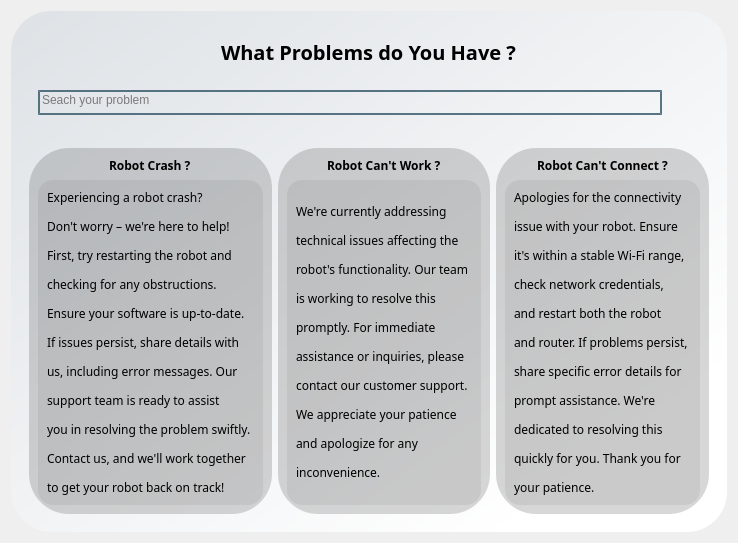
             <widget class="QWidget" name="helpdesk_page">
              <layout class="QHBoxLayout" name="horizontalLayout_45">
               <item>
                <widget class="QFrame" name="frame_72">
                 <property name="styleSheet">
                  <string notr="true">background-color: qlineargradient(spread:pad, x1:0, y1:0, x2:0.856, y2:0.835182, stop:0 #dee2e6, stop:1 #ffffff);
border-radius:40px;</string>
                 </property>
                 <property name="frameShape">
                  <enum>QFrame::StyledPanel</enum>
                 </property>
                 <property name="frameShadow">
                  <enum>QFrame::Raised</enum>
                 </property>
                 <layout class="QVBoxLayout" name="verticalLayout_37">
                  <item>
                   <widget class="QFrame" name="frame_73">
                    <property name="sizePolicy">
                     <sizepolicy hsizetype="Expanding" vsizetype="Expanding">
                      <horstretch>0</horstretch>
                      <verstretch>0</verstretch>
                     </sizepolicy>
                    </property>
                    <property name="styleSheet">
                     <string notr="true">background-color:rgba(0,0,0,0);</string>
                    </property>
                    <property name="frameShape">
                     <enum>QFrame::StyledPanel</enum>
                    </property>
                    <property name="frameShadow">
                     <enum>QFrame::Raised</enum>
                    </property>
                    <property name="lineWidth">
                     <number>1</number>
                    </property>
                    <layout class="QVBoxLayout" name="verticalLayout_38">
                     <item>
                      <widget class="QFrame" name="frame_75">
                       <property name="frameShape">
                        <enum>QFrame::StyledPanel</enum>
                       </property>
                       <property name="frameShadow">
                        <enum>QFrame::Raised</enum>
                       </property>
                       <layout class="QHBoxLayout" name="horizontalLayout_47">
                        <item alignment="Qt::AlignHCenter|Qt::AlignBottom">
                         <widget class="QLabel" name="label_27">
                          <property name="font">
                           <font>
                            <family>BankGothic Md BT</family>
                            <pointsize>15</pointsize>
                            <weight>75</weight>
                            <bold>true</bold>
                           </font>
                          </property>
                          <property name="text">
                           <string>What Problems do You Have ?</string>
                          </property>
                         </widget>
                        </item>
                       </layout>
                      </widget>
                     </item>
                     <item alignment="Qt::AlignTop">
                      <widget class="QFrame" name="frame_76">
                       <property name="frameShape">
                        <enum>QFrame::StyledPanel</enum>
                       </property>
                       <property name="frameShadow">
                        <enum>QFrame::Raised</enum>
                       </property>
                       <layout class="QHBoxLayout" name="horizontalLayout_46">
                        <item>
                         <widget class="QLineEdit" name="lineEdit">
                          <property name="styleSheet">
                           <string notr="true">QLineEdit#lineEdit{
	background-color:rgba(0,0,0,0);
	border: none;
	border: 2px solid rgba(46,82,101,200);
	color:rgba(0,0,0,240);
	border-radius:13px;
	padding-bottom:5px;
}</string>
                          </property>
                          <property name="placeholderText">
                           <string>Seach your problem</string>
                          </property>
                         </widget>
                        </item>
                        <item>
                         <widget class="QPushButton" name="pushButton_20">
                          <property name="styleSheet">
                           <string notr="true">#pushButton_20:hover{
background-color:rgba(0,0,0,20);
border-radius:10px;
}</string>
                          </property>
                          <property name="text">
                           <string/>
                          </property>
                          <property name="icon">
                           <iconset resource="res.qrc">
                            <normaloff>:/icon/Icon/search-alt-2-svgrepo-com.svg</normaloff>:/icon/Icon/search-alt-2-svgrepo-com.svg</iconset>
                          </property>
                         </widget>
                        </item>
                       </layout>
                      </widget>
                     </item>
                    </layout>
                   </widget>
                  </item>
                  <item>
                   <widget class="QFrame" name="frame_74">
                    <property name="sizePolicy">
                     <sizepolicy hsizetype="Expanding" vsizetype="Expanding">
                      <horstretch>0</horstretch>
                      <verstretch>0</verstretch>
                     </sizepolicy>
                    </property>
                    <property name="styleSheet">
                     <string notr="true">background-color:rgba(0,0,0,0);</string>
                    </property>
                    <property name="frameShape">
                     <enum>QFrame::StyledPanel</enum>
                    </property>
                    <property name="frameShadow">
                     <enum>QFrame::Raised</enum>
                    </property>
                    <layout class="QHBoxLayout" name="horizontalLayout_48">
                     <item>
                      <widget class="QFrame" name="frame_77">
                       <property name="styleSheet">
                        <string notr="true">#frame_77{
background-color:rgba(0,0,0,40);
}</string>
                       </property>
                       <property name="frameShape">
                        <enum>QFrame::StyledPanel</enum>
                       </property>
                       <property name="frameShadow">
                        <enum>QFrame::Raised</enum>
                       </property>
                       <layout class="QVBoxLayout" name="verticalLayout_39">
                        <item alignment="Qt::AlignHCenter">
                         <widget class="QLabel" name="label_28">
                          <property name="sizePolicy">
                           <sizepolicy hsizetype="Expanding" vsizetype="Preferred">
                            <horstretch>0</horstretch>
                            <verstretch>0</verstretch>
                           </sizepolicy>
                          </property>
                          <property name="font">
                           <font>
                            <family>BankGothic Md BT</family>
                            <pointsize>9</pointsize>
                            <weight>75</weight>
                            <bold>true</bold>
                           </font>
                          </property>
                          <property name="text">
                           <string>Robot Crash ?</string>
                          </property>
                         </widget>
                        </item>
                        <item>
                         <widget class="QFrame" name="frame_80">
                          <property name="sizePolicy">
                           <sizepolicy hsizetype="Preferred" vsizetype="Expanding">
                            <horstretch>0</horstretch>
                            <verstretch>0</verstretch>
                           </sizepolicy>
                          </property>
                          <property name="styleSheet">
                           <string notr="true">#frame_80{
background-color:rgba(0,0,0,15);
border-radius:15px;
}</string>
                          </property>
                          <property name="frameShape">
                           <enum>QFrame::StyledPanel</enum>
                          </property>
                          <property name="frameShadow">
                           <enum>QFrame::Raised</enum>
                          </property>
                          <layout class="QVBoxLayout" name="verticalLayout_42">
                           <item>
                            <widget class="QLabel" name="label_31">
                             <property name="font">
                              <font>
                               <family>Bahnschrift</family>
                              </font>
                             </property>
                             <property name="layoutDirection">
                              <enum>Qt::LeftToRight</enum>
                             </property>
                             <property name="text">
                              <string>&lt;html&gt;&lt;head/&gt;&lt;body&gt;&lt;p align=&quot;justify&quot;&gt;Experiencing a robot crash? &lt;/p&gt;&lt;p align=&quot;justify&quot;&gt;Don't worry – we're here to help! &lt;/p&gt;&lt;p align=&quot;justify&quot;&gt;First, try restarting the robot and &lt;/p&gt;&lt;p align=&quot;justify&quot;&gt;checking for any obstructions. &lt;/p&gt;&lt;p align=&quot;justify&quot;&gt;Ensure your software is up-to-date. &lt;/p&gt;&lt;p align=&quot;justify&quot;&gt;If issues persist, share details with &lt;/p&gt;&lt;p align=&quot;justify&quot;&gt;us, including error messages. Our &lt;/p&gt;&lt;p align=&quot;justify&quot;&gt;support team is ready to assist &lt;/p&gt;&lt;p align=&quot;justify&quot;&gt;you in resolving the problem swiftly. &lt;/p&gt;&lt;p align=&quot;justify&quot;&gt;Contact us, and we'll work together &lt;/p&gt;&lt;p align=&quot;justify&quot;&gt;to get your robot back on track!&lt;/p&gt;&lt;/body&gt;&lt;/html&gt;</string>
                             </property>
                             <property name="alignment">
                              <set>Qt::AlignJustify|Qt::AlignVCenter</set>
                             </property>
                             <property name="wordWrap">
                              <bool>false</bool>
                             </property>
                            </widget>
                           </item>
                          </layout>
                         </widget>
                        </item>
                       </layout>
                      </widget>
                     </item>
                     <item>
                      <widget class="QFrame" name="frame_78">
                       <property name="styleSheet">
                        <string notr="true">#frame_78{
background-color:rgba(0,0,0,40);
}</string>
                       </property>
                       <property name="frameShape">
                        <enum>QFrame::StyledPanel</enum>
                       </property>
                       <property name="frameShadow">
                        <enum>QFrame::Raised</enum>
                       </property>
                       <layout class="QVBoxLayout" name="verticalLayout_40">
                        <item alignment="Qt::AlignHCenter">
                         <widget class="QLabel" name="label_29">
                          <property name="font">
                           <font>
                            <family>BankGothic Md BT</family>
                            <pointsize>9</pointsize>
                            <weight>75</weight>
                            <bold>true</bold>
                           </font>
                          </property>
                          <property name="text">
                           <string>Robot Can't Work ?</string>
                          </property>
                         </widget>
                        </item>
                        <item>
                         <widget class="QFrame" name="frame_81">
                          <property name="sizePolicy">
                           <sizepolicy hsizetype="Preferred" vsizetype="Expanding">
                            <horstretch>0</horstretch>
                            <verstretch>0</verstretch>
                           </sizepolicy>
                          </property>
                          <property name="styleSheet">
                           <string notr="true">#frame_81{
background-color:rgba(0,0,0,15);
border-radius:15px;
}</string>
                          </property>
                          <property name="frameShape">
                           <enum>QFrame::StyledPanel</enum>
                          </property>
                          <property name="frameShadow">
                           <enum>QFrame::Raised</enum>
                          </property>
                          <layout class="QVBoxLayout" name="verticalLayout_43">
                           <item>
                            <widget class="QLabel" name="label_32">
                             <property name="font">
                              <font>
                               <family>Bahnschrift</family>
                              </font>
                             </property>
                             <property name="text">
                              <string>&lt;html&gt;&lt;head/&gt;&lt;body&gt;&lt;p&gt;We're currently addressing &lt;/p&gt;&lt;p&gt;technical issues affecting the &lt;/p&gt;&lt;p&gt;robot's functionality. Our team &lt;/p&gt;&lt;p&gt;is working to resolve this &lt;/p&gt;&lt;p&gt;promptly. For immediate &lt;/p&gt;&lt;p&gt;assistance or inquiries, please &lt;/p&gt;&lt;p&gt;contact our customer support.&lt;/p&gt;&lt;p&gt;We appreciate your patience &lt;/p&gt;&lt;p&gt;and apologize for any &lt;/p&gt;&lt;p&gt;inconvenience.&lt;/p&gt;&lt;/body&gt;&lt;/html&gt;</string>
                             </property>
                             <property name="alignment">
                              <set>Qt::AlignJustify|Qt::AlignVCenter</set>
                             </property>
                            </widget>
                           </item>
                          </layout>
                         </widget>
                        </item>
                       </layout>
                      </widget>
                     </item>
                     <item>
                      <widget class="QFrame" name="frame_79">
                       <property name="styleSheet">
                        <string notr="true">#frame_79{
background-color:rgba(0,0,0,40);
}</string>
                       </property>
                       <property name="frameShape">
                        <enum>QFrame::StyledPanel</enum>
                       </property>
                       <property name="frameShadow">
                        <enum>QFrame::Raised</enum>
                       </property>
                       <layout class="QVBoxLayout" name="verticalLayout_41">
                        <item alignment="Qt::AlignHCenter">
                         <widget class="QLabel" name="label_30">
                          <property name="font">
                           <font>
                            <family>BankGothic Md BT</family>
                            <pointsize>9</pointsize>
                            <weight>75</weight>
                            <bold>true</bold>
                           </font>
                          </property>
                          <property name="text">
                           <string>Robot Can't Connect ?</string>
                          </property>
                         </widget>
                        </item>
                        <item>
                         <widget class="QFrame" name="frame_82">
                          <property name="sizePolicy">
                           <sizepolicy hsizetype="Preferred" vsizetype="Expanding">
                            <horstretch>0</horstretch>
                            <verstretch>0</verstretch>
                           </sizepolicy>
                          </property>
                          <property name="styleSheet">
                           <string notr="true">#frame_82{
background-color:rgba(0,0,0,15);
border-radius:15px;
}</string>
                          </property>
                          <property name="frameShape">
                           <enum>QFrame::StyledPanel</enum>
                          </property>
                          <property name="frameShadow">
                           <enum>QFrame::Raised</enum>
                          </property>
                          <layout class="QVBoxLayout" name="verticalLayout_44">
                           <item>
                            <widget class="QLabel" name="label_33">
                             <property name="font">
                              <font>
                               <family>Bahnschrift</family>
                              </font>
                             </property>
                             <property name="text">
                              <string>&lt;html&gt;&lt;head/&gt;&lt;body&gt;&lt;p&gt;Apologies for the connectivity &lt;/p&gt;&lt;p&gt;issue with your robot. Ensure &lt;/p&gt;&lt;p&gt;it's within a stable Wi-Fi range, &lt;/p&gt;&lt;p&gt;check network credentials, &lt;/p&gt;&lt;p&gt;and restart both the robot &lt;/p&gt;&lt;p&gt;and router. If problems persist, &lt;/p&gt;&lt;p&gt;share specific error details for &lt;/p&gt;&lt;p&gt;prompt assistance. We're &lt;/p&gt;&lt;p&gt;dedicated to resolving this &lt;/p&gt;&lt;p&gt;quickly for you. Thank you for &lt;/p&gt;&lt;p&gt;your patience.&lt;/p&gt;&lt;/body&gt;&lt;/html&gt;</string>
                             </property>
                             <property name="alignment">
                              <set>Qt::AlignJustify|Qt::AlignVCenter</set>
                             </property>
                            </widget>
                           </item>
                          </layout>
                         </widget>
                        </item>
                       </layout>
                      </widget>
                     </item>
                    </layout>
                   </widget>
                  </item>
                 </layout>
                </widget>
               </item>
              </layout>
             </widget>
